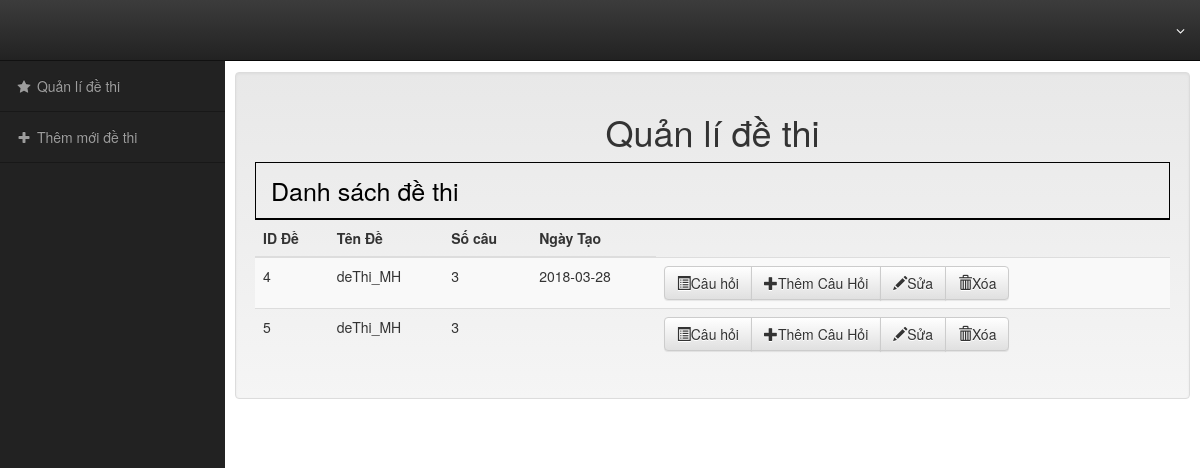
Page /admin/index.php on the earlier database version.
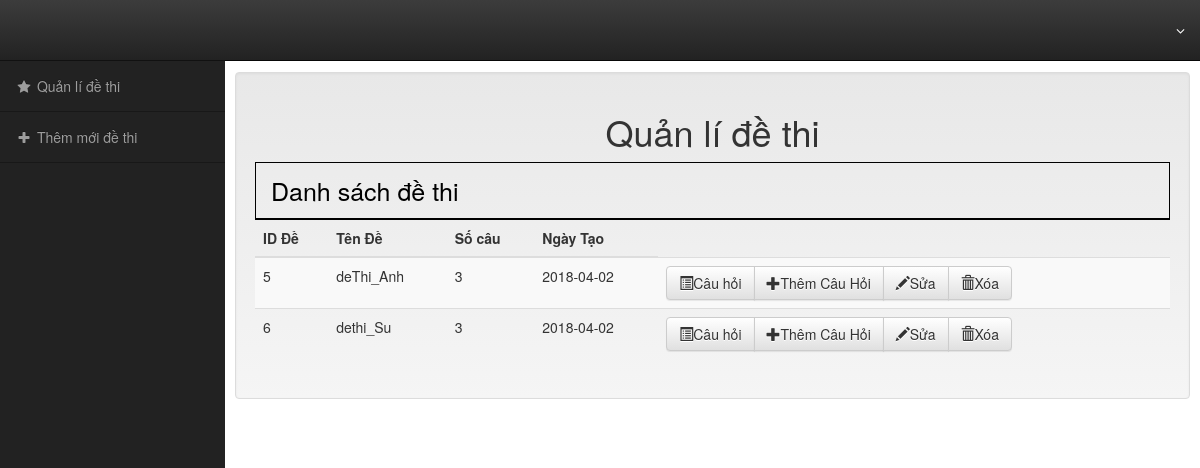
Same page on the later database version.
### tables this page shows
CREATE TABLE `dethi` (
  `IDdeThi` int(10) NOT NULL,
  `tenDethi` varchar(255) NOT NULL,
  `soCau` int(10) NOT NULL,
  `ngayTao` date DEFAULT NULL,
  `trangThai` bit(10) NOT NULL DEFAULT b'1',
  `tenmon` varchar(255) NOT NULL
);

### admin/xuly/laydsdethi.php (the view, shortened to what this page needs)
<?php
include('config.php');
$sql = "SELECT * FROM `dethi`";
$result = mysqli_query($connerct, $sql);
while ($sprint = mysqli_fetch_assoc($result)) {
  echo '<tr>
  <td><span href="#">'.$sprint['IDdeThi'].'</span></td>
  <td><span>'.$sprint['tenDethi'].'</span></td>
  <td><span>'.$sprint['soCau'].'</span></td>
  <td><span>'.$sprint['ngayTao'].'</span></td>
  <td>
  <div class="btn-group" role="group" aria-label="...">
  <button type="button" class="btn btn-default " id="'.$sprint['IDdeThi'].'" name="DanhsachCauhoi"> <span class="glyphicon glyphicon-list-alt"></span>Câu hỏi</button>
  <button type="button" class="btn btn-default " id="'.$sprint['IDdeThi'].'" name="ThemCauhoi"> <span class="glyphicon glyphicon-plus"></span>Thêm Câu Hỏi</button>
  <button type="button" class="btn btn-default" id="'.$sprint['IDdeThi'].'" name="suathongtindethi"><span class="glyphicon glyphicon-pencil"></span>Sửa</button>
  <button type="button" class="btn btn-default" id="'.$sprint['IDdeThi'].'" name="XoaDeThi" ><span class="glyphicon glyphicon-trash"></span>Xóa</button>
  </div>
  </td>
  </tr>';
}
?>

### admin/index.php (shortened to what this page needs)
  <!DOCTYPE html>
  <html>
  <head>
    <link rel="stylesheet" href="../public/css/bootstrap.min.css" >
    <link rel="stylesheet" href="../public/css/bootstrap-theme.min.css">
    <link rel="stylesheet" href="../public/GhiDe/mystyle.css">
    <link rel="stylesheet" href="../public/GhiDe/override.css">
    <link rel="stylesheet" href="../public/GhiDe/CangGiua.css">
  </head>
  <body>
    <div class="contaier-fluid">
      <div id="wrapper">
     <nav class="navbar navbar-inverse navbar-fixed-top" role="navigation">
        <div class="navbar-header">
          <a class="navbar-brand" href="#">
          </a>
        </div>
        <ul class="nav navbar-right top-nav">
        <li class="dropdown">
          <a href="#" class="dropdown-toggle" data-toggle="dropdown"><b class="fa fa-angle-down"></b></a>
        </li>
      </ul>
      <div class="collapse navbar-collapse navbar-ex1-collapse">
        <ul class="nav navbar-nav side-nav">
          <li value="QLdethi">
            <a href="#" data-toggle="collapse" data-target="#submenu-2"><i class="fa fa-fw fa-star"></i> Quản lí đề thi</a>
          </li>
          <li value="themmoidethi">
            <a href="#" data-toggle="collapse" data-target="#submenu-3"><i class="fa fa-fw fa-plus"></i> Thêm mới đề thi</a>
          </li>
        </ul>
      </div>
    </nav>
      <div id="page-wrapper">
        <div class="container-fluid">
          <div class="row" id="main" >
            <div class="col-sm-12 col-md-12 well" id="content">
              <?php
                include('QLDethi.php');
              ?>
            </div>
          </div>
        </div>
      </div>
    </div>
  </div>
</div>
</body>
</html>

### admin/QLDethi.php
<h1 class="text-center">Quản lí đề thi</h1>
              <div style="border: solid 1px black">
                <div style="border-bottom: solid 1px black;" class="container-fluid">
                  <div style="margin-top: 10px;" class="row">
                    <div class="col-md-12 ">
                      <p>
                        <span style="color: black; font-size: 25px;">Danh sách đề thi</span>
                      </p>
                    </div>
                  </div>
                </div>
              </div>
              <div >
               <table class="table table-striped">
                <thead>
                  <tr>
                    <th>ID Đề</th>
                    <th>Tên Đề</th>
                    <th>Số câu</th>
                    <th>Ngày Tạo</th>
                  </tr>
                </thead>
                <tbody>
                  <?php
                      $chucnang=$_POST['chucnang'];
                      if($chucnang=='0')
                      {
                        include('xuly/laydsdethi.php');
                      }
                      else
                      {
                        include('xuly/xoadethi.php');
                        include('xuly/laydsdethi.php');
                      }
                   ?>
                </tbody>
              </table>

### public/GhiDe/mystyle.css (style rules this page uses)
@media (min-width:768px) { body { margin-top: 50px; } }
#wrapper { padding-left: 0; }
#page-wrapper { width: 100%; padding: 0; background-color: #fff; }
@media (min-width:768px) { #wrapper { padding-left: 225px; } }
@media (min-width:768px) { #page-wrapper { padding: 22px 10px; } }
.top-nav { padding: 0 15px; }
.top-nav>li { display: inline-block; float: left; }
.top-nav>li>a { padding-top: 20px; padding-bottom: 20px; line-height: 20px; color: #fff; }
@media (min-width:768px) { .side-nav { position: fixed; top: 60px; left: 225px; width: 225px; margin-left: -225px; border: none; border-radius: 0; border-top: 1px rgba(0,0,0,.5) solid; overflow-y: auto; background-color: #222; bottom: 0; overflow-x: hidden; padding-bottom: 40px; } }
@media (min-width:768px) { .side-nav>li>a { width: 225px; border-bottom: 1px rgba(0,0,0,.3) solid; } }
.navbar-brand { padding: 5px 15px; }

### public/GhiDe/override.css (style rules this page uses)
p { color: white; }

Differences in the rows shown:
removed dethi: IDdeThi "4", tenDethi "deThi_MH", soCau "3", ngayTao "2018-03-28"
changed dethi id 5: tenDethi "deThi_MH" → "deThi_Anh"; ngayTao (not shown) → "2018-04-02"
added dethi: IDdeThi "6", tenDethi "dethi_Su", soCau "3", ngayTao "2018-04-02"
